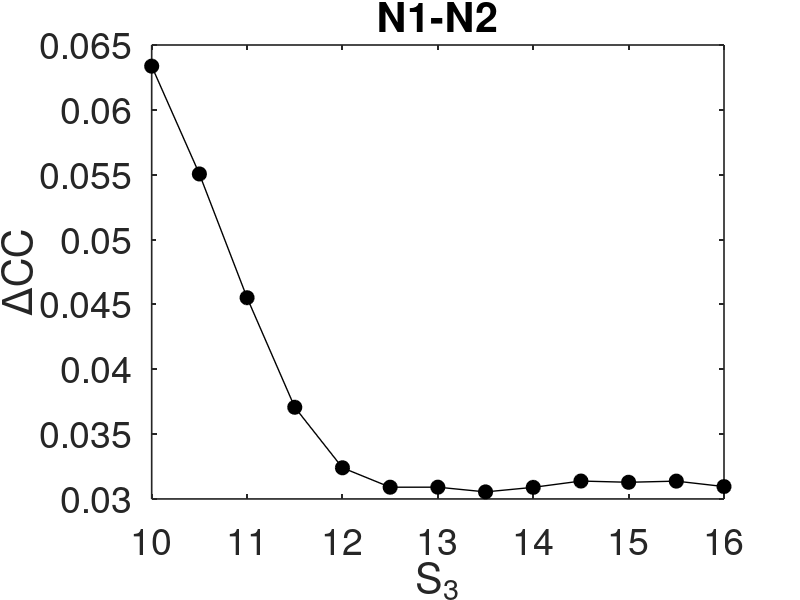

Write the MATLAB code that produced this figure. (Note: this script raises an error after producing the figure.)

a=load('tau-tau1-tau2-DeltaC1-DeltaC2-DeltaC3.txt');

figure(1)
plot(a(:,1),a(:,5),"k-o",'LineWidth', 1, 'MarkerFaceColor', 'k', 'MarkerSize', 10)
hold on
xlabel('S_{3}','FontSize',27)
ylabel('\DeltaCC','FontSize',27);
title('N1-N2')
set(gca,'LineWidth',1.2,'Fontsize',27)
set(gca,'TickDir', 'in', 'TickLength', [0.009 0.01])
% plot([0.057 0.057],[65.1799868254079,109.1029868254079],'r--','LineWidth',1)
% axis([-0.000092498812546,0.065792001187454,65.1799868254079,109.1029868254079])
ax = gca();
% ax.XRuler.Exponent = -2;
ax.YRuler.Exponent = -2;
print(h, '-r600', '-dpdf', ['DeltaCC_N1-N2','.pdf']);


